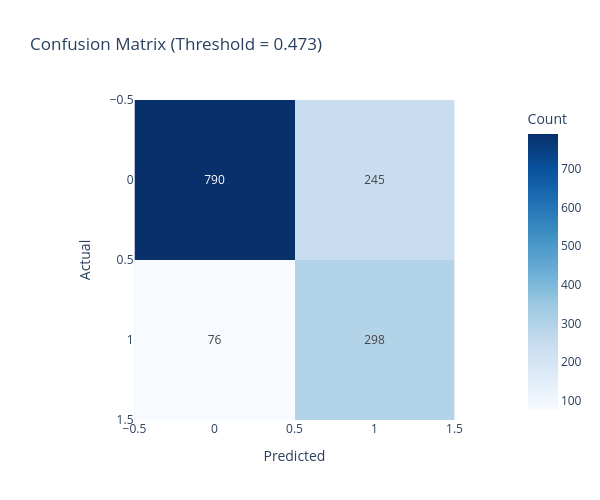
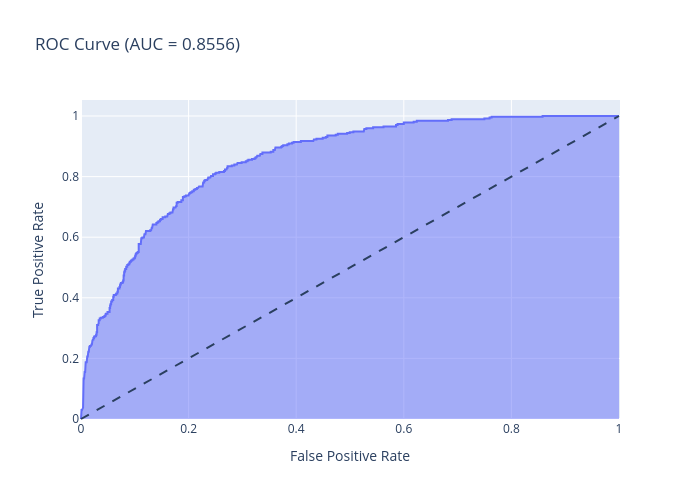

The cell these charts' notebook holds for them, in order:
### Code cell
# Model Evaluation + Threshold Tuning

modeling_figs = {}
modeling_tables = {}

y_pred_proba = final_model.predict_proba(X_test)[:, 1]
y_pred_default = final_model.predict(X_test)

# Метрики при стандартном пороге 0.5
metrics_df = pd.DataFrame([{
    'Threshold': 0.5,
    'Accuracy': round(accuracy_score(y_test, y_pred_default), 4),
    'Precision': round(precision_score(y_test, y_pred_default), 4),
    'Recall': round(recall_score(y_test, y_pred_default), 4),
    'F1-score': round(f1_score(y_test, y_pred_default), 4),
    'ROC-AUC': round(roc_auc_score(y_test, y_pred_proba), 4)
}])

# Подбор оптимального порога по F1-score
precisions, recalls, thresholds = precision_recall_curve(y_test, y_pred_proba)
f1_scores = 2 * (precisions * recalls) / (precisions + recalls + 1e-9)
optimal_idx = np.argmax(f1_scores)
optimal_threshold = thresholds[optimal_idx]

y_pred_opt = (y_pred_proba >= optimal_threshold).astype(int)

opt_metrics_df = pd.DataFrame([{
    'Threshold': round(optimal_threshold, 4),
    'Accuracy': round(accuracy_score(y_test, y_pred_opt), 4),
    'Precision': round(precision_score(y_test, y_pred_opt), 4),
    'Recall': round(recall_score(y_test, y_pred_opt), 4),
    'F1-score': round(f1_score(y_test, y_pred_opt), 4),
    'ROC-AUC': round(roc_auc_score(y_test, y_pred_proba), 4)
}])

metrics_df = (pd.concat([metrics_df, opt_metrics_df], ignore_index=True).style
              .format({
                  'Threshold': '{:.4f}', 
                  'Accuracy': '{:.4f}', 
                  'Precision': '{:.4f}', 
                  'Recall': '{:.4f}', 
                  'F1-score': '{:.4f}' , 
                  'ROC-AUC': '{:.4f}'
                  })
              .set_caption("Метрики при пороге 0.5 и оптимальном пороге"))
display(metrics_df)
modeling_tables["Метрики при пороге 0.5 и оптимальном пороге"] = metrics_df

# Confusion Matrix
cm = confusion_matrix(y_test, y_pred_opt)

fig_cm = px.imshow(
    cm,
    text_auto=True,
    color_continuous_scale='Blues',
    labels=dict(x="Predicted", y="Actual", color="Count"),
    title=f"Confusion Matrix (Threshold = {optimal_threshold:.3f})"
)
fig_cm.update_layout(width=600, height=500)
fig_cm.show()
modeling_figs["Confusion Matrix"] = fig_cm

# ROC Curve
fpr, tpr, _ = roc_curve(y_test, y_pred_proba)

fig_roc = px.area(
    x=fpr, y=tpr,
    title=f'ROC Curve (AUC = {roc_auc_score(y_test, y_pred_proba):.4f})',
    labels=dict(x='False Positive Rate', y='True Positive Rate'),
    width=700,
    height=500
)
fig_roc.add_shape(type='line', line=dict(dash='dash'), x0=0, x1=1, y0=0, y1=1)
fig_roc.show()
modeling_figs["ROC Curve"] = fig_roc

### Figure 1 — Plotly figure (JSON) as saved in the notebook; plotly's stock layout.template omitted (floating-point values rounded to 4 significant figures)
{"data": [{"coloraxis": "coloraxis", "hovertemplate": "Predicted: %{x}<br>Actual: %{y}<br>Count: %{z}<extra></extra>", "name": "0", "texttemplate": "%{z}", "type": "heatmap", "xaxis": "x", "yaxis": "y", "z": [[790, 245], [76, 298]]}], "layout": {"coloraxis": {"colorbar": {"title": {"text": "Count"}}, "colorscale": [[0, "rgb(247,251,255)"], [0.125, "rgb(222,235,247)"], [0.25, "rgb(198,219,239)"], [0.375, "rgb(158,202,225)"], [0.5, "rgb(107,174,214)"], [0.625, "rgb(66,146,198)"], [0.75, "rgb(33,113,181)"], [0.875, "rgb(8,81,156)"], [1, "rgb(8,48,107)"]]}, "height": 500, "title": {"text": "Confusion Matrix (Threshold = 0.473)"}, "width": 600, "xaxis": {"anchor": "y", "constrain": "domain", "domain": [0, 1], "scaleanchor": "y", "title": {"text": "Predicted"}}, "yaxis": {"anchor": "x", "autorange": "reversed", "constrain": "domain", "domain": [0, 1], "title": {"text": "Actual"}}}}

### Figure 2 — Plotly figure (JSON) as saved in the notebook; plotly's stock layout.template omitted (floating-point values rounded to 4 significant figures; data arrays with more than 128 entries replaced by an {"elided": "..."} marker saying what was removed)
{"data": [{"fillpattern": {"shape": ""}, "hovertemplate": "False Positive Rate=%{x}<br>True Positive Rate=%{y}<extra></extra>", "legendgroup": "", "line": {"color": "#636efa"}, "marker": {"symbol": "circle"}, "mode": "lines", "name": "", "orientation": "v", "showlegend": false, "stackgroup": "1", "type": "scatter", "x": {"elided": "403 float values"}, "xaxis": "x", "y": {"elided": "403 float values"}, "yaxis": "y"}], "layout": {"height": 500, "legend": {"tracegroupgap": 0}, "shapes": [{"line": {"dash": "dash"}, "type": "line", "x0": 0, "x1": 1, "y0": 0, "y1": 1}], "title": {"text": "ROC Curve (AUC = 0.8556)"}, "width": 700, "xaxis": {"anchor": "y", "domain": [0, 1], "title": {"text": "False Positive Rate"}}, "yaxis": {"anchor": "x", "domain": [0, 1], "title": {"text": "True Positive Rate"}}}}
